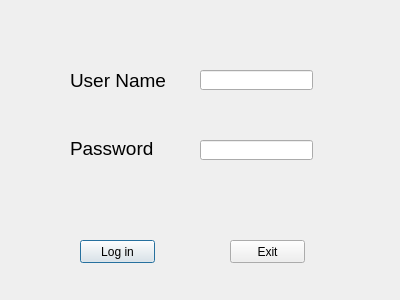
<?xml version="1.0" encoding="UTF-8"?>
<ui version="4.0">
 <class>loginDlg</class>
 <widget class="QDialog" name="loginDlg">
  <property name="geometry">
   <rect>
    <x>0</x>
    <y>0</y>
    <width>400</width>
    <height>300</height>
   </rect>
  </property>
  <property name="windowTitle">
   <string>Dialog</string>
  </property>
  <widget class="QLineEdit" name="usrEdit">
   <property name="geometry">
    <rect>
     <x>200</x>
     <y>70</y>
     <width>113</width>
     <height>20</height>
    </rect>
   </property>
  </widget>
  <widget class="QLineEdit" name="pwdEdit">
   <property name="geometry">
    <rect>
     <x>200</x>
     <y>140</y>
     <width>113</width>
     <height>20</height>
    </rect>
   </property>
  </widget>
  <widget class="QPushButton" name="loginBtn">
   <property name="geometry">
    <rect>
     <x>80</x>
     <y>240</y>
     <width>75</width>
     <height>23</height>
    </rect>
   </property>
   <property name="text">
    <string>Log in</string>
   </property>
  </widget>
  <widget class="QPushButton" name="exitBtn">
   <property name="geometry">
    <rect>
     <x>230</x>
     <y>240</y>
     <width>75</width>
     <height>23</height>
    </rect>
   </property>
   <property name="text">
    <string>Exit</string>
   </property>
  </widget>
  <widget class="QLabel" name="label">
   <property name="geometry">
    <rect>
     <x>70</x>
     <y>70</y>
     <width>101</width>
     <height>21</height>
    </rect>
   </property>
   <property name="font">
    <font>
     <pointsize>14</pointsize>
    </font>
   </property>
   <property name="text">
    <string>User Name</string>
   </property>
  </widget>
  <widget class="QLabel" name="label_2">
   <property name="geometry">
    <rect>
     <x>70</x>
     <y>140</y>
     <width>91</width>
     <height>16</height>
    </rect>
   </property>
   <property name="font">
    <font>
     <pointsize>14</pointsize>
    </font>
   </property>
   <property name="text">
    <string>Password</string>
   </property>
  </widget>
 </widget>
 <resources/>
 <connections>
  <connection>
   <sender>exitBtn</sender>
   <signal>clicked()</signal>
   <receiver>loginDlg</receiver>
   <slot>close()</slot>
   <hints>
    <hint type="sourcelabel">
     <x>267</x>
     <y>251</y>
    </hint>
    <hint type="destinationlabel">
     <x>199</x>
     <y>149</y>
    </hint>
   </hints>
  </connection>
 </connections>
</ui>
